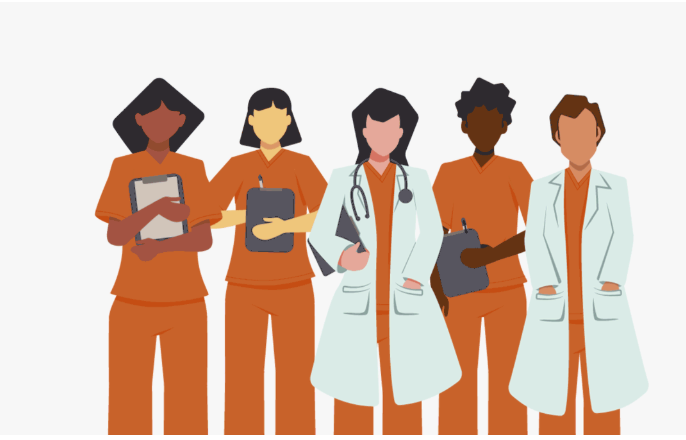
#> input picture level2/doctor.png, 686 x 440 px
$ python rotating.py
#> lines starting #> are read from the running program, lines starting #| are printed output that depends on the picture
import cv2
locationofimage = input("Enter the location of image eg img.png: ")
#> the answer given: doctor.png
image = cv2.imread(locationofimage)
#> image is the input picture: shape (440, 686, 3); mean B, G, R 177.9, 193, 218
if image is not None:
    m=cv2.getRotationMatrix2D((image.shape[1]//2, image.shape[0]//2), 45, 1) # Rotate 45 degrees around the center
    rotated_image = cv2.warpAffine(image, m, (image.shape[1], image.shape[0]))
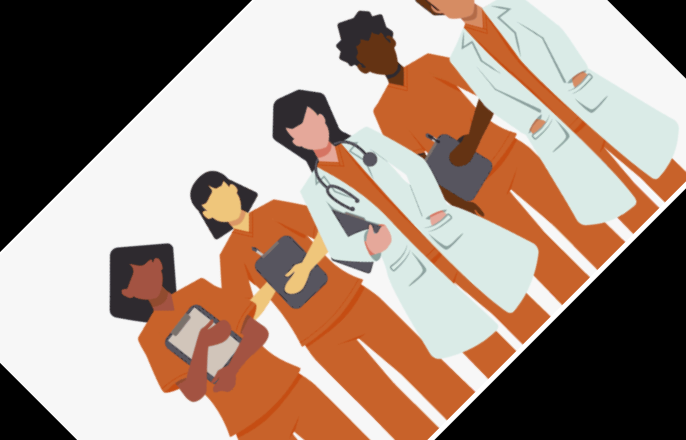
#> rotated_image: shape (440, 686, 3); mean B, G, R 127.8, 141.1, 162.9
    cv2.imshow('Rotated Image', rotated_image)
    cv2.waitKey(0)
    cv2.destroyAllWindows()
    cv2.imwrite('rotated_image.png', rotated_image)
else:
    print("Error: Could not load image.")
